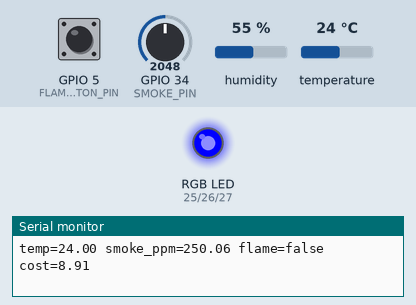
Recording of a sketch running on a simulated ESP32. On the bench: an RGB LED mixed from three pins (HIGH = lit), the last lines printed to the serial monitor. The inputs (shaded band) are chosen by the test bench; at power-on: GPIO 5 (FLAME_BUTTON_PIN) HIGH, GPIO 34 (SMOKE_PIN) = 2048, humidity 55 %, temperature 24 °C.

Above: at 1.8 s.
1.9 s: GPIO 5 (FLAME_BUTTON_PIN) driven LOW
At 2.3 s:
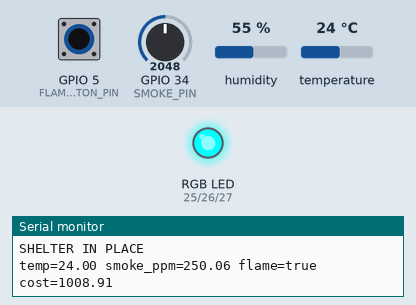
3.5 s: GPIO 5 (FLAME_BUTTON_PIN) driven HIGH
At 5.2 s:
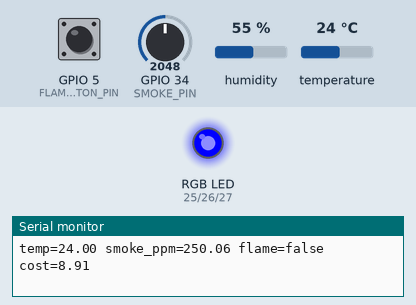
5.5 s: GPIO 34 (SMOKE_PIN) set to 1370
7.2 s: GPIO 34 (SMOKE_PIN) set to 1249
At 8.7 s:
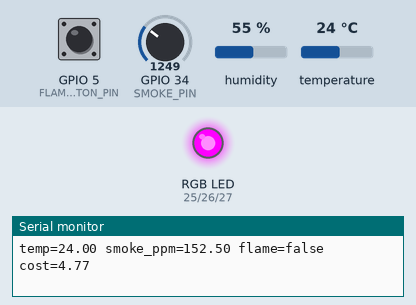
9.5 s: GPIO 34 (SMOKE_PIN) set to 2047
At 10.5 s:
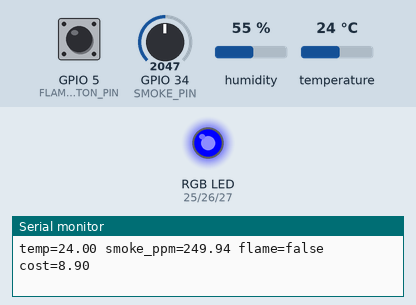
Timing chart, 0 to 12.5 s (numbered marks = the images above; inputs shaded):
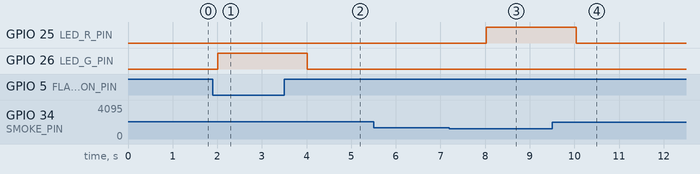

Measured:
- the behaviour switches between 1301 and 1300 on GPIO 34 (SMOKE_PIN) (found by bisection; images 2 and 3)
- after the input at 1.9 s, GPIO 26 (LED_G_PIN): LOW → HIGH after 0.11 s
- after the input at 3.5 s, GPIO 26 (LED_G_PIN): HIGH → LOW after 0.52 s
- after the input at 7.2 s, GPIO 25 (LED_R_PIN): LOW → HIGH after 0.83 s
- after the input at 9.5 s, GPIO 25 (LED_R_PIN): HIGH → LOW after 0.54 s

The sketch:

sketch.ino
```cpp
/*
 * Fire Evacuation Router -- Wokwi ESP32 firmware port.
 *
 * Demonstrates the same sensor-fusion formula used in the full MQTT-based
 * system (node/fire_node.py + node/routing_common.py), ported to run on
 * real/simulated hardware. This sketch only reproduces the fusion +
 * local LED/color logic for one zone; it does not implement MQTT,
 * multi-node routing, or Dijkstra pathfinding.
 *
 * Wiring:
 *   DHT22 data        -> GPIO 4   (temperature)
 *   Potentiometer SIG  -> GPIO 34 (analog, stand-in for smoke ppm sensor)
 *   Pushbutton         -> GPIO 5, INPUT_PULLUP (stand-in for flame sensor;
 *                          pressed/LOW means flame detected)
 *   RGB LED            -> R: GPIO 25, G: GPIO 26, B: GPIO 27 (common cathode)
 */

#include <DHT.h>

#define DHT_PIN 4
#define DHT_TYPE DHT22

#define SMOKE_PIN 34
#define FLAME_BUTTON_PIN 5

#define LED_R_PIN 25
#define LED_G_PIN 26
#define LED_B_PIN 27

// Sensor fusion constants -- same values as ALPHA/BETA/FLAME_PENALTY in
// node/routing_common.py. Ambient baseline here is 25 C per this sketch's
// spec; the Python side currently uses AMBIENT_C = 22.0.
const float ALPHA = 0.05;
const float BETA = 0.002;
const float AMBIENT_C = 25.0;
const float FLAME_PENALTY = 1000.0;

// Color thresholds on cost -- match YELLOW_COST_THRESHOLD / RED_COST_THRESHOLD
// in node/routing_common.py.
const float YELLOW_COST_THRESHOLD = 5.0;
const float RED_COST_THRESHOLD = 50.0;

const int ANALOG_MAX = 4095;
const float SMOKE_PPM_MAX = 500.0;

const unsigned long LOOP_INTERVAL_MS = 1000;

DHT dht(DHT_PIN, DHT_TYPE);

void setLedColor(bool red, bool green, bool blue) {
  digitalWrite(LED_R_PIN, red ? LOW : HIGH);
  digitalWrite(LED_G_PIN, green ? LOW : HIGH);
  digitalWrite(LED_B_PIN, blue ? LOW : HIGH);
}

float zoneCost(float tempC, float smokePpm, bool flame) {
  float cost = 1.0;
  cost += ALPHA * max(0.0f, tempC - AMBIENT_C);
  cost += BETA * pow(smokePpm, 1.5);
  if (flame) {
    cost += FLAME_PENALTY;
  }
  return cost;
}

void setup() {
  Serial.begin(115200);
  dht.begin();

  pinMode(FLAME_BUTTON_PIN, INPUT_PULLUP);
  pinMode(LED_R_PIN, OUTPUT);
  pinMode(LED_G_PIN, OUTPUT);
  pinMode(LED_B_PIN, OUTPUT);

  setLedColor(false, false, false);
}

void loop() {
  float tempC = dht.readTemperature();
  if (isnan(tempC)) {
    Serial.println("DHT22 read failed, skipping this cycle");
    delay(LOOP_INTERVAL_MS);
    return;
  }

  int rawSmoke = analogRead(SMOKE_PIN);
  float smokePpm = (rawSmoke / (float)ANALOG_MAX) * SMOKE_PPM_MAX;

  bool flame = (digitalRead(FLAME_BUTTON_PIN) == LOW);

  float cost = zoneCost(tempC, smokePpm, flame);

  if (flame || cost >= RED_COST_THRESHOLD) {
    setLedColor(true, false, false);
    Serial.println("SHELTER IN PLACE");
  } else if (cost >= YELLOW_COST_THRESHOLD) {
    setLedColor(true, true, false);
  } else {
    setLedColor(false, true, false);
  }

  Serial.print("temp=");
  Serial.print(tempC);
  Serial.print(" smoke_ppm=");
  Serial.print(smokePpm);
  Serial.print(" flame=");
  Serial.print(flame ? "true" : "false");
  Serial.print(" cost=");
  Serial.println(cost);

  delay(LOOP_INTERVAL_MS);
}
```
